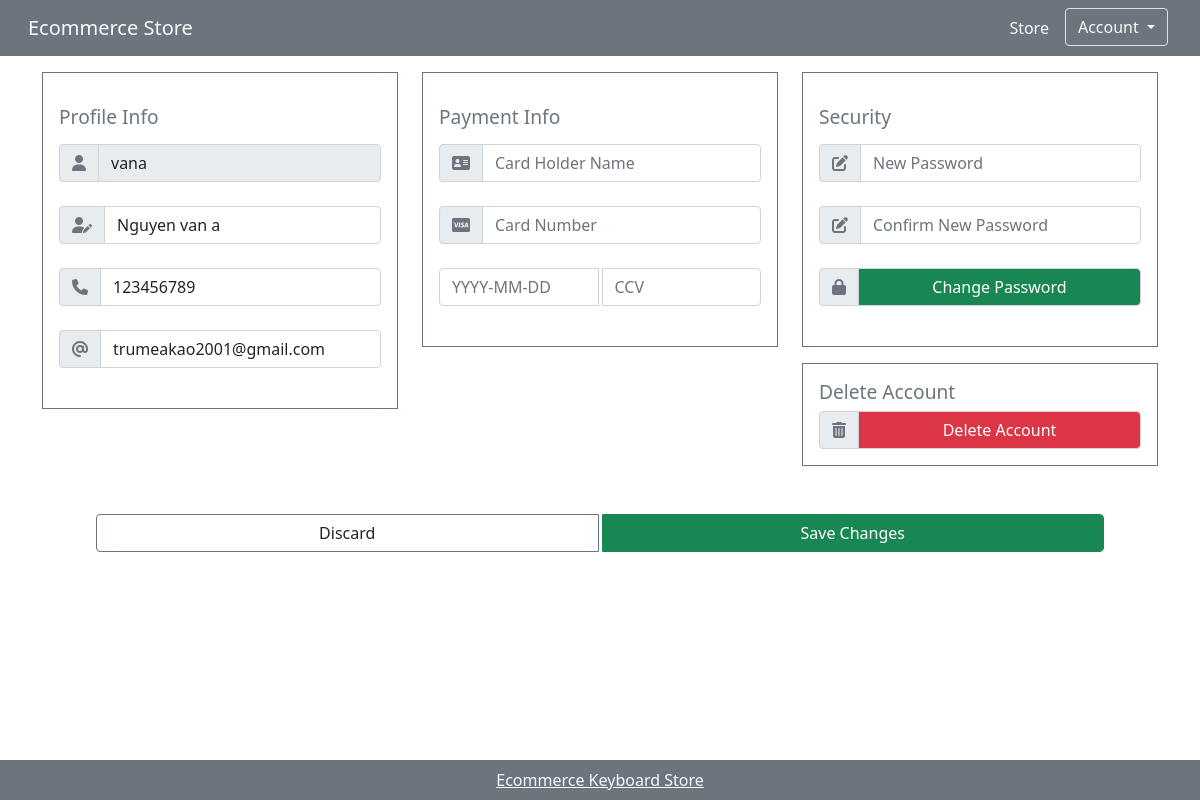
Screenshot of /profile.php (signed in) with the database file from the repository.
### tables this page shows
CREATE TABLE `customer` (
  `id` int(10) NOT NULL,
  `user_name` varchar(255) NOT NULL,
  `full_name` varchar(255) NOT NULL,
  `phone` int(15) NOT NULL,
  `email` varchar(255) NOT NULL,
  `pass` varchar(255) NOT NULL,
  `pay_name` varchar(255) DEFAULT NULL,
  `card_no` int(50) DEFAULT NULL,
  `exp` date DEFAULT NULL,
  `cvv` int(3) DEFAULT NULL
);

### controller/cart_manager.php (called while the page is built, shortened)
<?php
$uname = $_SESSION['customer'];
$query = "SELECT * FROM customer WHERE user_name = '$uname'";
$query_run = mysqli_query($conn, $query);

### profile.php (the view, shortened to what this page needs)
<?php
include "inc/header.php";
include "controller/cart_manager.php";
?>
<div class="container">
    <form class="row pt-3" action="" method="POST">
        <?php while ($row = mysqli_fetch_array($query_run)) {?>
        <div class="col-4">
            <div class="border border-secondary">
                <div class="card-body text-secondary">
                    <h3 class="card-title my-3">Profile Info</h3>
                    <div class="input-group mb-4">
                        <span class="input-group-text"><i class="fas fa-user text-secondary"></i></span>
                        <input type="text" class="form-control " placeholder="Username" value="<?php echo $row['user_name']; ?>" disabled>
                    </div>
                    <div class="input-group mb-4">
                        <span class="input-group-text"><i class="fas fa-user-edit text-secondary"></i></span>
                        <input type="text" class="form-control" placeholder="Full Name" name="nfname" value="<?php echo $row['full_name']; ?>">
                    </div>
                    <div class="input-group mb-4">
                        <span class="input-group-text"><i class="fas fa-phone text-secondary"></i></span>
                        <input type="number" class="form-control" placeholder="Phone No" name="nphno" value="<?php echo $row['phone']; ?>">
                    </div>
                    <div class="input-group mb-4">
                        <span class="input-group-text"><i class="fas fa-at text-secondary"></i></span>
                        <input type="email" class="form-control" placeholder="Email Address" name="nemail" value="<?php echo $row['email']; ?>">
                    </div>
                </div>
            </div>
        </div>
        <div class="col-4">
            <div class="multi-collapse border border-secondary">
                <div class="card-body text-secondary">
                    <h3 class="card-title my-3">Payment Info</h3>
                    <div class="input-group mb-4">
                        <span class="input-group-text"><i class="fas fa-address-card text-secondary"></i></span>
                        <input type="text" class="form-control" placeholder="Card Holder Name" name="payno" value="<?php echo $row['pay_name']; ?>">
                    </div>
                    <div class="input-group mb-4">
                        <span class="input-group-text"><i class="fab fa-cc-visa text-secondary"></i></span>
                        <input type="number" class="form-control" placeholder="Card Number" name="cno" value="<?php echo $row['card_no']; ?>">
                    </div>
                    <div class="input-group mb-4">
                        <input type="text" class="form-control me-1" placeholder="YYYY-MM-DD" name="exp" value="<?php echo $row['exp']; ?>">
                        <input type="number" class="form-control" placeholder="CCV" name="cvv" value="<?php echo $row['cvv']; ?>">
                    </div>
                </div>
            </div>
        </div>
        <div class="col-4">
            <div class="multi-collapse border border-secondary">
                <div class="card-body text-secondary">
                    <h3 class="card-title my-3">Security</h3>
                    <div class="input-group mb-4">
                        <span class="input-group-text"><i class="fas fa-edit text-secondary"></i></span>
                        <input type="password" class="form-control" placeholder="New Password" name="npass" value="">
                    </div>
                    <div class="input-group mb-4">
                        <span class="input-group-text"><i class="fas fa-edit text-secondary"></i></span>
                        <input type="password" class="form-control" placeholder="Confirm New Password" name="ncpass" value="">
                    </div>
                    <div class="input-group mb-4">
                        <span class="input-group-text"><i class="fas fa-lock text-secondary"></i></span>
                        <input type="submit" class="form-control bg-success text-white" name="changepass" value="Change Password">
                    </div>
                </div>
            </div>
            <div class="col-12 mt-3">
                <div class="multi-collapse border border-secondary">
                    <div class="card-body text-secondary">
                        <h3 class="card-title mb-2">Delete Account</h3>
                        <div class="input-group">
                            <span class="input-group-text"><i class="fas fa-trash-alt text-secondary"></i></span>
                            <input type="submit" class="form-control bg-danger text-white" value="Delete Account" name="del">
                        </div>
                    </div>
                </div>
            </div>
        </div>
        <?php }?>
        </div>
        <div class="px-5 mt-0">
            <div class="input-group mb-5 pt-5 px-5">
                <a href="" class="form-control btn border-secondary me-1">Discard</a>
                <input type="submit" class="form-control btn btn-success" value="Save Changes" name="submit">
            </div>
        </div>
<?php
include "inc/footer.php";
?>

### inc/css/style.css (style rules this page uses)
body { overflow-x: hidden !important; }
.card-title { font-size: 1.2rem; }

### rows the page displays
customer: user_name "vana", nfname "Nguyen van a", nphno "123456789", nemail "trumeakao2001@gmail.com"
